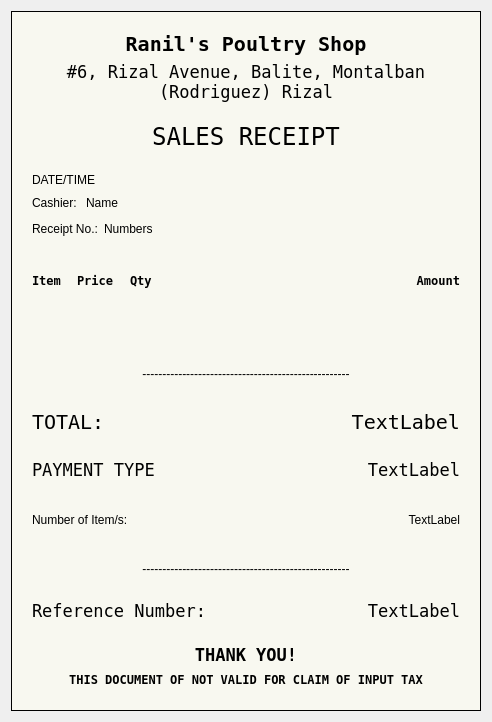
<?xml version="1.0" encoding="UTF-8"?>
<ui version="4.0">
 <class>Dialog</class>
 <widget class="QDialog" name="Dialog">
  <property name="geometry">
   <rect>
    <x>0</x>
    <y>0</y>
    <width>492</width>
    <height>722</height>
   </rect>
  </property>
  <property name="windowTitle">
   <string>Dialog</string>
  </property>
  <layout class="QHBoxLayout" name="horizontalLayout">
   <item>
    <widget class="QWidget" name="widget" native="true">
     <property name="styleSheet">
      <string notr="true">.QWidget{
background-color: #F8F8F0;
}

#widget{
border: 1px solid black;
}</string>
     </property>
     <layout class="QVBoxLayout" name="verticalLayout_5">
      <property name="leftMargin">
       <number>12</number>
      </property>
      <property name="topMargin">
       <number>12</number>
      </property>
      <property name="rightMargin">
       <number>12</number>
      </property>
      <property name="bottomMargin">
       <number>12</number>
      </property>
      <item>
       <widget class="QWidget" name="widget_2" native="true">
        <layout class="QVBoxLayout" name="verticalLayout_4">
         <property name="bottomMargin">
          <number>0</number>
         </property>
         <item>
          <widget class="QLabel" name="label">
           <property name="font">
            <font>
             <family>Inconsolata</family>
             <pointsize>15</pointsize>
             <bold>true</bold>
            </font>
           </property>
           <property name="text">
            <string>Ranil's Poultry Shop</string>
           </property>
           <property name="alignment">
            <set>Qt::AlignCenter</set>
           </property>
           <property name="wordWrap">
            <bool>true</bool>
           </property>
          </widget>
         </item>
         <item>
          <widget class="QLabel" name="label_2">
           <property name="font">
            <font>
             <family>Inconsolata</family>
             <pointsize>13</pointsize>
            </font>
           </property>
           <property name="text">
            <string>#6, Rizal Avenue, Balite, Montalban (Rodriguez) Rizal</string>
           </property>
           <property name="scaledContents">
            <bool>false</bool>
           </property>
           <property name="alignment">
            <set>Qt::AlignCenter</set>
           </property>
           <property name="wordWrap">
            <bool>true</bool>
           </property>
          </widget>
         </item>
         <item>
          <widget class="QWidget" name="widget_3" native="true">
           <layout class="QVBoxLayout" name="verticalLayout">
            <property name="topMargin">
             <number>0</number>
            </property>
            <property name="bottomMargin">
             <number>0</number>
            </property>
           </layout>
          </widget>
         </item>
        </layout>
       </widget>
      </item>
      <item>
       <widget class="QWidget" name="widget_4" native="true">
        <layout class="QVBoxLayout" name="verticalLayout_3">
         <property name="topMargin">
          <number>0</number>
         </property>
         <property name="bottomMargin">
          <number>0</number>
         </property>
         <item>
          <widget class="QLabel" name="label_4">
           <property name="font">
            <font>
             <family>Inconsolata</family>
             <pointsize>18</pointsize>
            </font>
           </property>
           <property name="text">
            <string>SALES RECEIPT</string>
           </property>
           <property name="alignment">
            <set>Qt::AlignCenter</set>
           </property>
          </widget>
         </item>
        </layout>
       </widget>
      </item>
      <item>
       <widget class="QWidget" name="widget_10" native="true">
        <layout class="QVBoxLayout" name="verticalLayout_2">
         <item>
          <widget class="QLabel" name="DateTime_L">
           <property name="text">
            <string>DATE/TIME</string>
           </property>
          </widget>
         </item>
         <item>
          <widget class="QWidget" name="widget_19" native="true">
           <layout class="QHBoxLayout" name="horizontalLayout_5">
            <property name="leftMargin">
             <number>0</number>
            </property>
            <property name="topMargin">
             <number>0</number>
            </property>
            <property name="rightMargin">
             <number>0</number>
            </property>
            <property name="bottomMargin">
             <number>0</number>
            </property>
            <item>
             <widget class="QLabel" name="label_17">
              <property name="text">
               <string>Cashier: </string>
              </property>
             </widget>
            </item>
            <item>
             <widget class="QLabel" name="UName_L">
              <property name="text">
               <string>Name</string>
              </property>
             </widget>
            </item>
            <item>
             <spacer name="horizontalSpacer_7">
              <property name="orientation">
               <enum>Qt::Horizontal</enum>
              </property>
              <property name="sizeHint" stdset="0">
               <size>
                <width>40</width>
                <height>20</height>
               </size>
              </property>
             </spacer>
            </item>
           </layout>
          </widget>
         </item>
         <item>
          <widget class="QWidget" name="widget_20" native="true">
           <layout class="QHBoxLayout" name="horizontalLayout_9">
            <property name="leftMargin">
             <number>0</number>
            </property>
            <property name="topMargin">
             <number>0</number>
            </property>
            <property name="rightMargin">
             <number>0</number>
            </property>
            <property name="bottomMargin">
             <number>0</number>
            </property>
            <item>
             <widget class="QLabel" name="label_18">
              <property name="text">
               <string>Receipt No.:</string>
              </property>
             </widget>
            </item>
            <item>
             <widget class="QLabel" name="ReceiptNo_L">
              <property name="text">
               <string>Numbers</string>
              </property>
             </widget>
            </item>
            <item>
             <spacer name="horizontalSpacer_8">
              <property name="orientation">
               <enum>Qt::Horizontal</enum>
              </property>
              <property name="sizeHint" stdset="0">
               <size>
                <width>40</width>
                <height>20</height>
               </size>
              </property>
             </spacer>
            </item>
           </layout>
          </widget>
         </item>
        </layout>
       </widget>
      </item>
      <item>
       <widget class="QWidget" name="widget_15" native="true">
        <layout class="QHBoxLayout" name="horizontalLayout_7">
         <property name="bottomMargin">
          <number>0</number>
         </property>
         <item>
          <widget class="QLabel" name="label_9">
           <property name="font">
            <font>
             <family>Inconsolata</family>
             <bold>true</bold>
            </font>
           </property>
           <property name="text">
            <string>Item</string>
           </property>
          </widget>
         </item>
         <item>
          <spacer name="horizontalSpacer_4">
           <property name="orientation">
            <enum>Qt::Horizontal</enum>
           </property>
           <property name="sizeType">
            <enum>QSizePolicy::Fixed</enum>
           </property>
           <property name="sizeHint" stdset="0">
            <size>
             <width>10</width>
             <height>20</height>
            </size>
           </property>
          </spacer>
         </item>
         <item>
          <widget class="QLabel" name="label_8">
           <property name="font">
            <font>
             <family>Inconsolata</family>
             <bold>true</bold>
            </font>
           </property>
           <property name="text">
            <string>Price</string>
           </property>
          </widget>
         </item>
         <item>
          <spacer name="horizontalSpacer_5">
           <property name="orientation">
            <enum>Qt::Horizontal</enum>
           </property>
           <property name="sizeType">
            <enum>QSizePolicy::Fixed</enum>
           </property>
           <property name="sizeHint" stdset="0">
            <size>
             <width>10</width>
             <height>20</height>
            </size>
           </property>
          </spacer>
         </item>
         <item>
          <widget class="QLabel" name="label_3">
           <property name="font">
            <font>
             <family>Inconsolata</family>
             <bold>true</bold>
            </font>
           </property>
           <property name="text">
            <string>Qty</string>
           </property>
          </widget>
         </item>
         <item>
          <spacer name="horizontalSpacer_6">
           <property name="orientation">
            <enum>Qt::Horizontal</enum>
           </property>
           <property name="sizeHint" stdset="0">
            <size>
             <width>40</width>
             <height>20</height>
            </size>
           </property>
          </spacer>
         </item>
         <item>
          <widget class="QLabel" name="label_13">
           <property name="font">
            <font>
             <family>Inconsolata</family>
             <bold>true</bold>
            </font>
           </property>
           <property name="text">
            <string>Amount</string>
           </property>
           <property name="alignment">
            <set>Qt::AlignRight|Qt::AlignTrailing|Qt::AlignVCenter</set>
           </property>
          </widget>
         </item>
        </layout>
       </widget>
      </item>
      <item>
       <widget class="QWidget" name="ProdList_w" native="true"/>
      </item>
      <item>
       <widget class="QWidget" name="widget_17" native="true">
        <layout class="QVBoxLayout" name="verticalLayout_11">
         <property name="leftMargin">
          <number>0</number>
         </property>
         <property name="topMargin">
          <number>0</number>
         </property>
         <property name="rightMargin">
          <number>0</number>
         </property>
         <property name="bottomMargin">
          <number>0</number>
         </property>
         <item>
          <widget class="QLabel" name="label_7">
           <property name="text">
            <string>----------------------------------------------------</string>
           </property>
           <property name="alignment">
            <set>Qt::AlignCenter</set>
           </property>
          </widget>
         </item>
        </layout>
       </widget>
      </item>
      <item>
       <widget class="QWidget" name="widget_6" native="true">
        <layout class="QHBoxLayout" name="horizontalLayout_3">
         <property name="topMargin">
          <number>0</number>
         </property>
         <property name="bottomMargin">
          <number>0</number>
         </property>
         <item>
          <widget class="QLabel" name="label_6">
           <property name="font">
            <font>
             <family>Inconsolata</family>
             <pointsize>15</pointsize>
            </font>
           </property>
           <property name="text">
            <string>TOTAL:</string>
           </property>
          </widget>
         </item>
         <item>
          <widget class="QLabel" name="TotalPrice_L">
           <property name="font">
            <font>
             <family>Inconsolata</family>
             <pointsize>15</pointsize>
            </font>
           </property>
           <property name="text">
            <string>TextLabel</string>
           </property>
           <property name="alignment">
            <set>Qt::AlignRight|Qt::AlignTrailing|Qt::AlignVCenter</set>
           </property>
          </widget>
         </item>
        </layout>
       </widget>
      </item>
      <item>
       <widget class="QWidget" name="widget_7" native="true">
        <layout class="QHBoxLayout" name="horizontalLayout_4">
         <property name="topMargin">
          <number>0</number>
         </property>
         <property name="bottomMargin">
          <number>0</number>
         </property>
         <item>
          <widget class="QLabel" name="PMethod_L">
           <property name="font">
            <font>
             <family>Inconsolata</family>
             <pointsize>13</pointsize>
            </font>
           </property>
           <property name="text">
            <string>PAYMENT TYPE</string>
           </property>
          </widget>
         </item>
         <item>
          <widget class="QLabel" name="APaid_L">
           <property name="font">
            <font>
             <family>Inconsolata</family>
             <pointsize>13</pointsize>
            </font>
           </property>
           <property name="text">
            <string>TextLabel</string>
           </property>
           <property name="alignment">
            <set>Qt::AlignRight|Qt::AlignTrailing|Qt::AlignVCenter</set>
           </property>
          </widget>
         </item>
        </layout>
       </widget>
      </item>
      <item>
       <widget class="QWidget" name="widget_16" native="true">
        <layout class="QHBoxLayout" name="horizontalLayout_8">
         <property name="topMargin">
          <number>0</number>
         </property>
         <property name="bottomMargin">
          <number>0</number>
         </property>
         <item>
          <widget class="QLabel" name="label_14">
           <property name="text">
            <string>Number of Item/s:</string>
           </property>
          </widget>
         </item>
         <item>
          <widget class="QLabel" name="INumber_L">
           <property name="text">
            <string>TextLabel</string>
           </property>
           <property name="alignment">
            <set>Qt::AlignRight|Qt::AlignTrailing|Qt::AlignVCenter</set>
           </property>
          </widget>
         </item>
        </layout>
       </widget>
      </item>
      <item>
       <widget class="QWidget" name="widget_18" native="true">
        <layout class="QVBoxLayout" name="verticalLayout_12">
         <property name="leftMargin">
          <number>0</number>
         </property>
         <property name="topMargin">
          <number>0</number>
         </property>
         <property name="rightMargin">
          <number>0</number>
         </property>
         <property name="bottomMargin">
          <number>0</number>
         </property>
         <item>
          <widget class="QLabel" name="label_5">
           <property name="text">
            <string>----------------------------------------------------</string>
           </property>
           <property name="alignment">
            <set>Qt::AlignCenter</set>
           </property>
          </widget>
         </item>
        </layout>
       </widget>
      </item>
      <item>
       <widget class="QWidget" name="widget_8" native="true">
        <layout class="QHBoxLayout" name="horizontalLayout_6">
         <property name="topMargin">
          <number>0</number>
         </property>
         <property name="bottomMargin">
          <number>12</number>
         </property>
         <item>
          <widget class="QLabel" name="label_10">
           <property name="font">
            <font>
             <family>Inconsolata</family>
             <pointsize>13</pointsize>
            </font>
           </property>
           <property name="text">
            <string>Reference Number: </string>
           </property>
           <property name="alignment">
            <set>Qt::AlignLeading|Qt::AlignLeft|Qt::AlignVCenter</set>
           </property>
          </widget>
         </item>
         <item>
          <widget class="QLabel" name="GCRef_L">
           <property name="font">
            <font>
             <family>Inconsolata</family>
             <pointsize>13</pointsize>
            </font>
           </property>
           <property name="text">
            <string>TextLabel</string>
           </property>
           <property name="alignment">
            <set>Qt::AlignRight|Qt::AlignTrailing|Qt::AlignVCenter</set>
           </property>
          </widget>
         </item>
        </layout>
       </widget>
      </item>
      <item>
       <widget class="QWidget" name="widget_9" native="true">
        <layout class="QVBoxLayout" name="verticalLayout_10">
         <property name="topMargin">
          <number>0</number>
         </property>
         <property name="bottomMargin">
          <number>12</number>
         </property>
         <item>
          <widget class="QLabel" name="label_11">
           <property name="font">
            <font>
             <family>Inconsolata</family>
             <pointsize>13</pointsize>
             <bold>true</bold>
            </font>
           </property>
           <property name="text">
            <string>THANK YOU!</string>
           </property>
           <property name="alignment">
            <set>Qt::AlignCenter</set>
           </property>
          </widget>
         </item>
         <item>
          <widget class="QLabel" name="label_16">
           <property name="font">
            <font>
             <family>Inconsolata</family>
             <bold>true</bold>
            </font>
           </property>
           <property name="text">
            <string>THIS DOCUMENT OF NOT VALID FOR CLAIM OF INPUT TAX</string>
           </property>
           <property name="alignment">
            <set>Qt::AlignCenter</set>
           </property>
           <property name="wordWrap">
            <bool>true</bool>
           </property>
          </widget>
         </item>
        </layout>
       </widget>
      </item>
     </layout>
    </widget>
   </item>
  </layout>
 </widget>
 <resources/>
 <connections/>
</ui>
